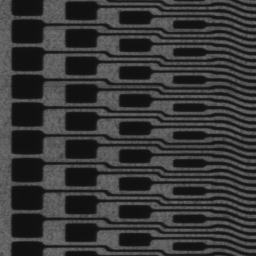
#> input picture 02_computervision/images/circuit.bmp, 256 x 256 px, found by its file name
$ python template.py   (older library calls are emulated)
#> lines starting #> are read from the running program, lines starting #| are printed output that depends on the picture; long printed decimals are rounded
import sys
import numpy as np
import cv2


# 입력 영상 & 템플릿 영상 불러오기
src = cv2.imread('circuit.bmp', cv2.IMREAD_GRAYSCALE)
#> src is the input picture: shape (256, 256); min 13, max 112, mean 55
templ = cv2.imread('crystal.bmp', cv2.IMREAD_GRAYSCALE)
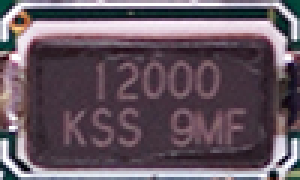
#> input picture 02_computervision/images/crystal.bmp, 100 x 60 px, found by its file name (shown 3 times larger)
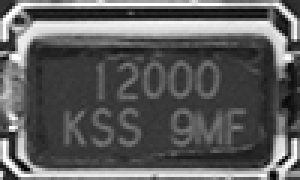
#> templ: shape (60, 100) (shown 3 times larger); min 0, max 255, mean 93.3

if src is None or templ is None:
    print('Image load failed!')
    sys.exit()

# 입력 영상 밝기 50증가, 가우시안 잡음(sigma=10) 추가
noise = np.zeros(src.shape, np.int32)
cv2.randn(noise, 50, 10)
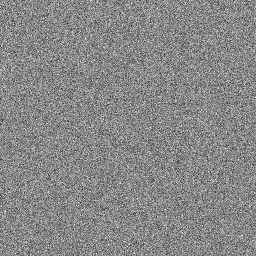
#> noise: shape (256, 256) int32; min 2, max 92, mean 50; drawn with min black and max white
src = cv2.add(src, noise, dtype=cv2.CV_8UC3)
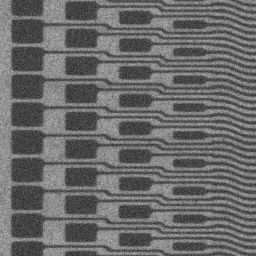
#> src: shape (256, 256); min 31, max 187, mean 105

# 템플릿 매칭 & 결과 분석
res = cv2.matchTemplate(src, templ, cv2.TM_CCOEFF_NORMED)
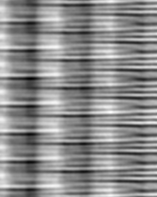
#> res: shape (197, 157) float32; min -0.246, max 0.202, mean -0.00113; drawn with min black and max white
res_norm = cv2.normalize(res, None, 0, 255, cv2.NORM_MINMAX, cv2.CV_8U)

_, maxv, _, maxloc = cv2.minMaxLoc(res)
#> maxv = 0.202; maxloc = (110, 112)
print('maxv:', maxv)
#| maxv: 0.2016
print('maxloc:', maxloc)
#| maxloc: (110, 112)

# 매칭 결과를 빨간색 사각형으로 표시
th, tw = templ.shape[:2]
#> th = 60; tw = 100
dst = cv2.cvtColor(src, cv2.COLOR_GRAY2BGR)
cv2.rectangle(dst, maxloc, (maxloc[0] + tw, maxloc[1] + th), (0, 0, 255), 2)
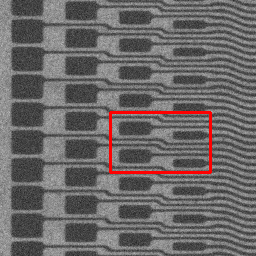
#> dst: shape (256, 256, 3); mean B, G, R 103.4, 103.4, 107.1

# 결과 영상 화면 출력
cv2.imshow('res_norm', res_norm)
cv2.imshow('dst', dst)
cv2.waitKey()
cv2.destroyAllWindows()
